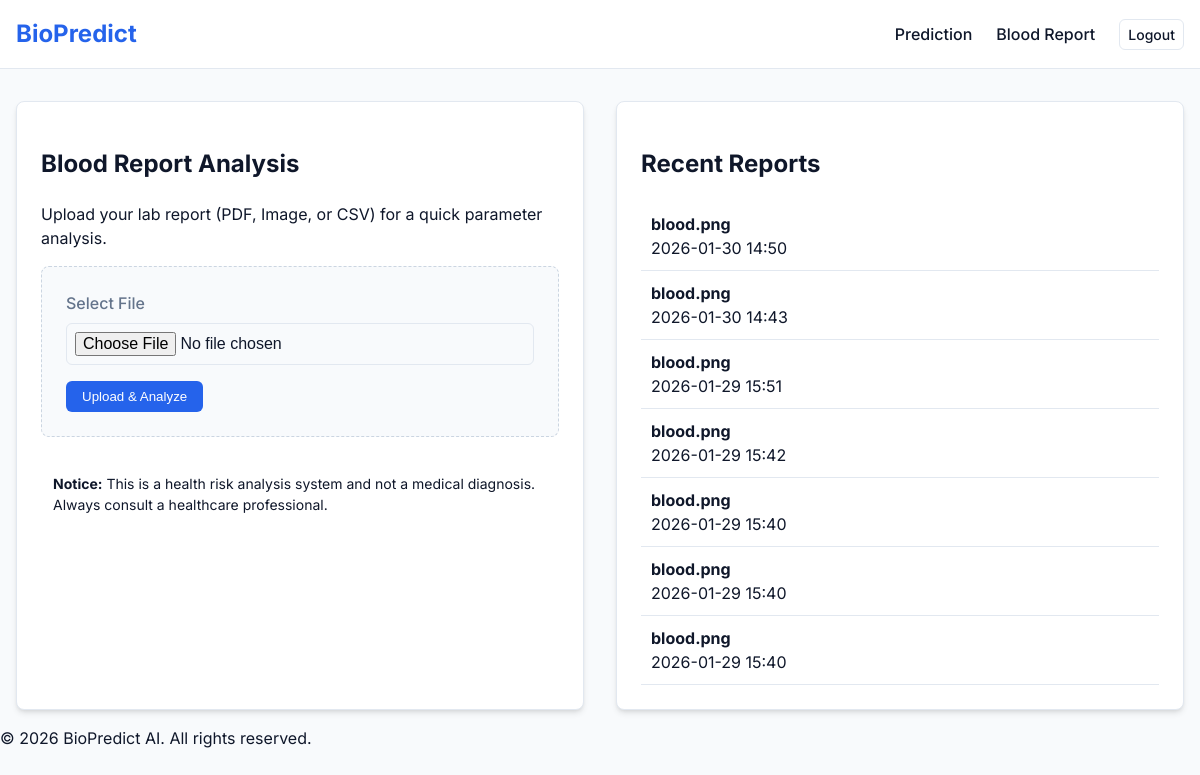
Before: /blood-report (signed in) with the older database file.
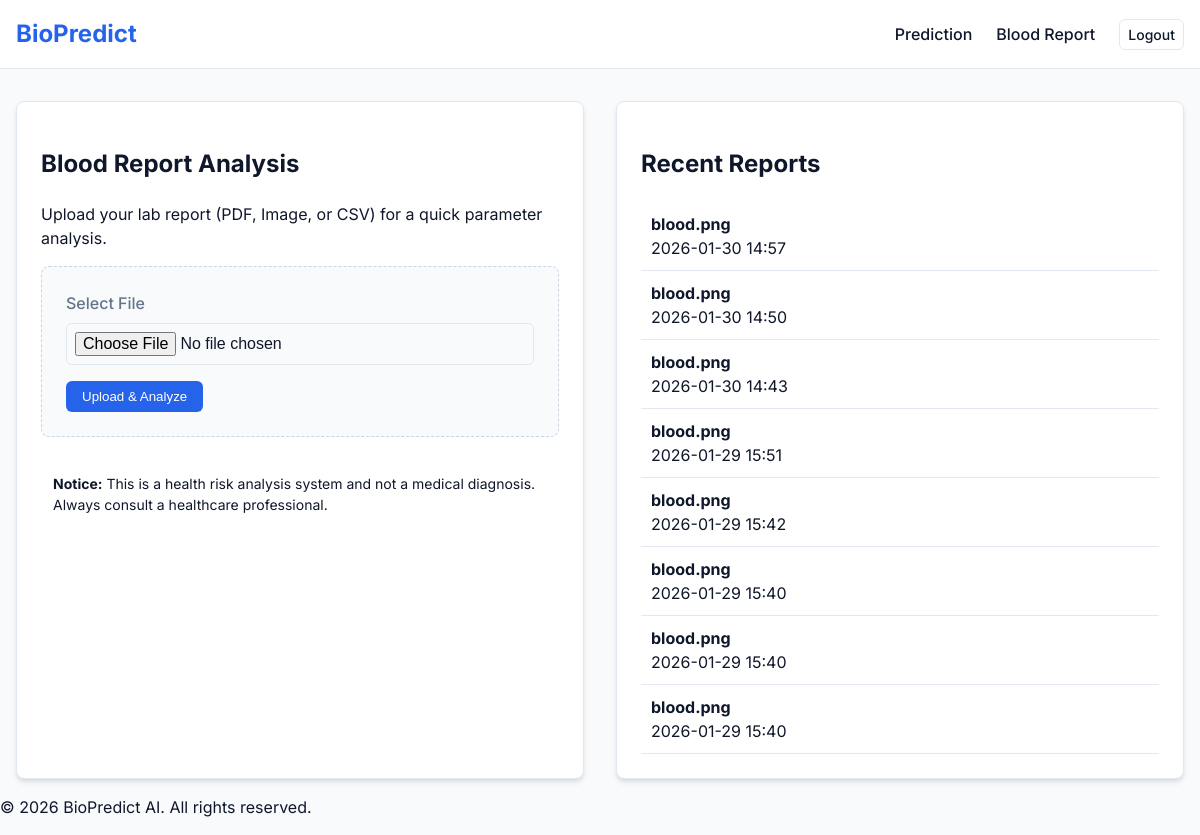
After: the same page with the newer database file.
### app.py (models this page shows, shortened)
class BloodReport(db.Model):
    id = db.Column(db.Integer, primary_key=True)
    user_id = db.Column(db.Integer, db.ForeignKey('user.id'), nullable=False)
    filename = db.Column(db.String(200), nullable=False)
    analysis_json = db.Column(db.Text, nullable=False) # Stores extracted values and risks
    created_at = db.Column(db.DateTime, default=datetime.utcnow)

### app.py (the view, shortened to what this page needs)
@app.route('/blood-report', methods=['GET', 'POST'])
def blood_report():
    if 'user_id' not in session:
        return redirect(url_for('login'))
    analysis = None
    reports = BloodReport.query.filter_by(user_id=session['user_id']).order_by(BloodReport.created_at.desc()).all()
    return render_template('blood_report.html', username=session['username'], analysis=analysis, reports=reports)

### templates/blood_report.html (shortened to what this page needs)
{% extends "base.html" %}
{% block content %}
<div class="dashboard-grid">
    <div class="card">
        <h2>Blood Report Analysis</h2>
        <p class="tertiary-text">Upload your lab report (PDF, Image, or CSV) for a quick parameter analysis.</p>
        <form method="POST" action="/blood-report" enctype="multipart/form-data" class="upload-form">
            <div class="form-group">
                <label for="report">Select File</label>
                <input type="file" id="report" name="report" accept=".pdf,.csv,.png,.jpg,.jpeg" required>
            </div>
            <button type="submit" class="btn btn-primary">Upload & Analyze</button>
        </form>
        <div class="alert info-alert" style="margin-top: 1.5rem;">
            <strong>Notice:</strong> This is a health risk analysis system and not a medical diagnosis. Always consult a healthcare professional.
        </div>
    </div>
    <div class="side-column">
        <div class="card">
            <h2>Recent Reports</h2>
            {% if reports %}
                <div class="report-list">
                    {% for report in reports %}
                    <div class="report-item">
                        <div class="report-meta">
                            <strong>{{ report.filename }}</strong>
                            <span class="tertiary-text">{{ report.created_at.strftime('%Y-%m-%d %H:%M') }}</span>
                        </div>
                    </div>
                    {% endfor %}
                </div>
            {% else %}
                <p class="empty-state">No reports uploaded yet.</p>
            {% endif %}
        </div>
    </div>
</div>
{% endblock %}

### templates/base.html (shortened to what this page needs)
<!DOCTYPE html>
<html lang="en">
<head>
    <link rel="stylesheet" href="{{ url_for('static', filename='css/style.css') }}">
</head>
<body>
    <nav class="navbar">
        <div class="container">
            <a href="/" class="logo">BioPredict</a>
            <div class="nav-links">
                {% if session.get('user_id') %}
                    <a href="/dashboard">Prediction</a>
                    <a href="/blood-report">Blood Report</a>
                    <a href="/logout" class="btn btn-outline btn-sm">Logout</a>
                {% else %}
                    <a href="/login">Login</a>
                    <a href="/register" class="btn btn-primary">Sign Up</a>
                {% endif %}
            </div>
        </div>
    </nav>
    <main class="container">
        {% block content %}{% endblock %}
    </main>
    <footer class="footer">
        <p>&copy; 2026 BioPredict AI. All rights reserved.</p>
    </footer>
</body>
</html>

### static/css/style.css (style rules this page uses)
:root { --primary: #2563eb; --primary-dark: #1d4ed8; --secondary: #64748b; --success: #22c55e; --danger: #ef4444; --background: #f8fafc; --surface: #ffffff; --text: #0f172a; --text-light: #64748b; --border: #e2e8f0; --shadow: 0 4px 6px -1px rgb(0 0 0 / 0.1), 0 2px 4px -2px rgb(0 0 0 / 0.1); }
body { font-family: 'Inter', sans-serif; background-color: var(--background); color: var(--text); margin: 0; line-height: 1.5; }
.container { max-width: 1200px; margin: 0 auto; padding: 0 1rem; }
.navbar { background: var(--surface); border-bottom: 1px solid var(--border); padding: 1rem 0; margin-bottom: 2rem; }
.navbar .container { display: flex; justify-content: space-between; align-items: center; }
.logo { font-weight: 700; font-size: 1.5rem; color: var(--primary); text-decoration: none; }
.nav-links { display: flex; gap: 1.5rem; align-items: center; }
.nav-links a { text-decoration: none; color: var(--text); font-weight: 500; }
.btn { display: inline-block; padding: 0.5rem 1rem; border-radius: 0.375rem; font-weight: 500; text-decoration: none; cursor: pointer; border: none; transition: background-color 0.2s; }
.btn-primary { background-color: var(--primary); color: white; }
.btn-outline { border: 1px solid var(--border); background: transparent; }
.btn-sm { padding: 0.25rem 0.5rem; font-size: 0.875rem; }
.form-group { margin-bottom: 1rem; }
label { display: block; margin-bottom: 0.5rem; font-weight: 500; color: var(--text-light); }
input { width: 100%; padding: 0.5rem; border: 1px solid var(--border); border-radius: 0.375rem; font-size: 1rem; box-sizing: border-box; }
.dashboard-grid { display: grid; grid-template-columns: 1fr 1fr; gap: 2rem; }
.card { background: var(--surface); padding: 1.5rem; border-radius: 0.5rem; box-shadow: var(--shadow); border: 1px solid var(--border); }
.alert { padding: 0.75rem; border-radius: 0.375rem; margin-bottom: 1rem; font-size: 0.875rem; }

### templates/blood_report.html (style rules this page uses)
.upload-form { background: #f8fafc; padding: 1.5rem; border-radius: 8px; border: 1px dashed #cbd5e1; }
.report-item { padding: 10px; border-bottom: 1px solid #e2e8f0; }
.report-meta { display: flex; flex-direction: column; }

Changed rows visible on the page:
added BloodReport: filename "blood.png", created_at "2026-01-30 14:57"
